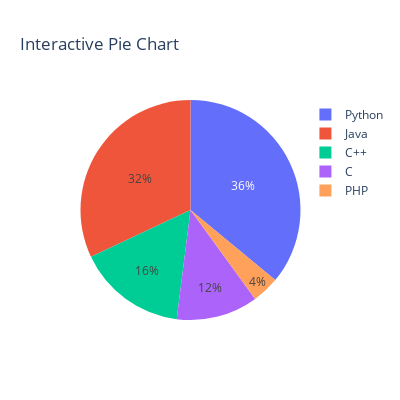

The notebook cell saved with this chart:
### Code cell
print('''Q20. Using Plotly, create an interactive pie chart of randomly generated data, add labels and percentages, set the title as 'Interactive Pie Chart'.\n\nAns.''')

import numpy as np
import plotly.graph_objects as go

langs = ['C', 'C++', 'Java', 'Python', 'PHP']
students = [30,40,80,90,10]

fig = go.Figure(data=go.Pie(labels=langs, values=students))
fig.update_layout(
    title="Interactive Pie Chart",
    width=400, height=400
)
fig.show()

### Figure 1 — Plotly figure (JSON) as saved in the notebook; plotly's stock layout.template omitted (floating-point values rounded to 4 significant figures)
{"data": [{"labels": ["C", "C++", "Java", "Python", "PHP"], "type": "pie", "values": [30, 40, 80, 90, 10]}], "layout": {"height": 400, "title": {"text": "Interactive Pie Chart"}, "width": 400}}
